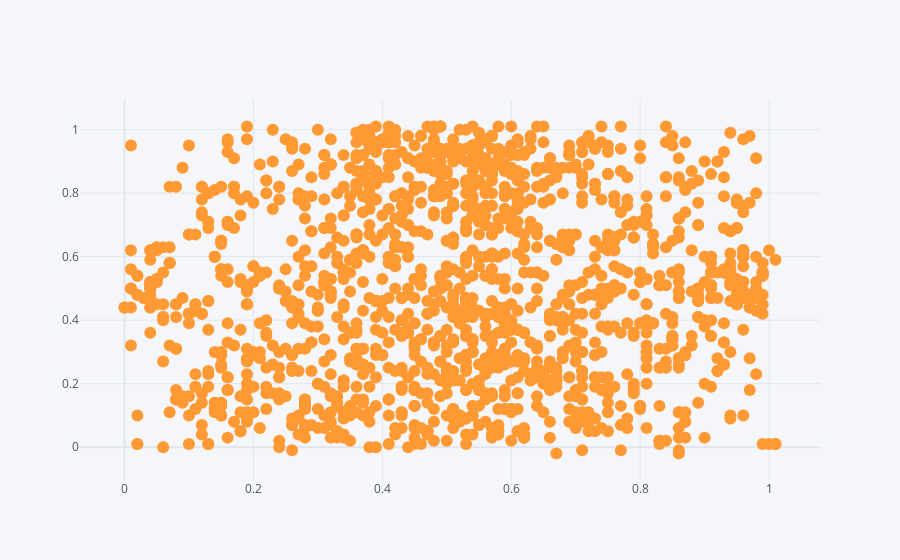

This figure's notebook cell:
### Markdown cell above
### A better visualization: locate events on the field

### Code cell
df1.iplot(kind="scatter",x = "Start X", y = "Start Y", mode = "markers")

### Figure 1 — Plotly figure (JSON) as saved in the notebook; plotly's stock layout.template omitted (floating-point values rounded to 4 significant figures; data arrays with more than 128 entries replaced by an {"elided": "..."} marker saying what was removed)
{"data": [{"line": {"color": "rgba(255, 153, 51, 1.0)", "dash": "solid", "shape": "linear", "width": 1.3}, "marker": {"size": 12, "symbol": "circle"}, "mode": "markers", "name": "Start Y", "text": "", "type": "scatter", "x": {"elided": "1745 float values"}, "y": {"elided": "1745 mixed values"}}], "layout": {"legend": {"bgcolor": "#F5F6F9", "font": {"color": "#4D5663"}}, "paper_bgcolor": "#F5F6F9", "plot_bgcolor": "#F5F6F9", "title": {"font": {"color": "#4D5663"}}, "xaxis": {"gridcolor": "#E1E5ED", "showgrid": true, "tickfont": {"color": "#4D5663"}, "title": {"font": {"color": "#4D5663"}, "text": ""}, "zerolinecolor": "#E1E5ED"}, "yaxis": {"gridcolor": "#E1E5ED", "showgrid": true, "tickfont": {"color": "#4D5663"}, "title": {"font": {"color": "#4D5663"}, "text": ""}, "zerolinecolor": "#E1E5ED"}}}
